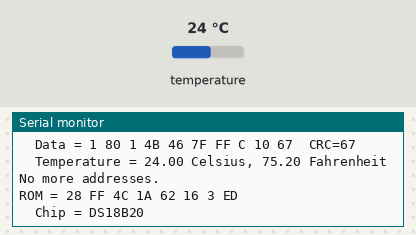
This sketch was run on a simulated Arduino Uno, built with avr-gcc and run on an emulated ATmega328P. Shown: the last lines printed to the serial monitor. Inputs (shaded band) come from the test bench; at power-on: temperature 24 °C.

Above: at 3.1 s.
3.2 s: temperature set to 12 °C
At 3.92 s:
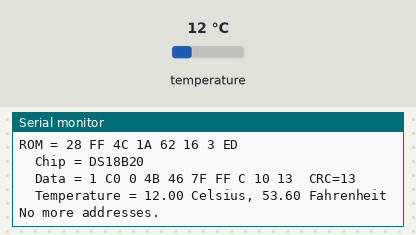
6.4 s: temperature set to 28 °C
At 7.88 s:
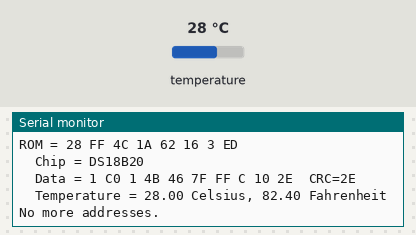
10.4 s: temperature set to 33 °C
At 11.84 s:
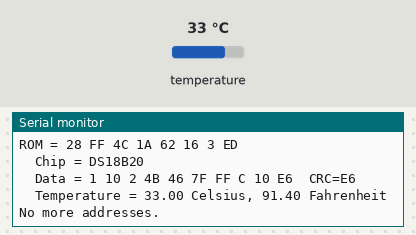
14.4 s: temperature set to 0 °C
At 15.8 s:
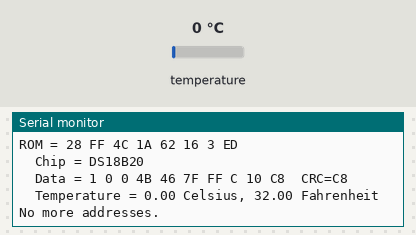
18.3 s: temperature set to 10 °C
At 19.76 s:
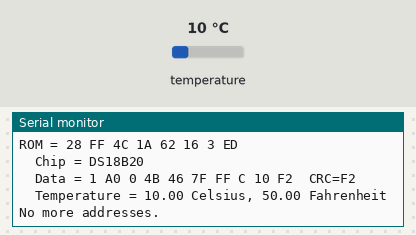
22.3 s: temperature set to 8 °C
At 23.72 s:
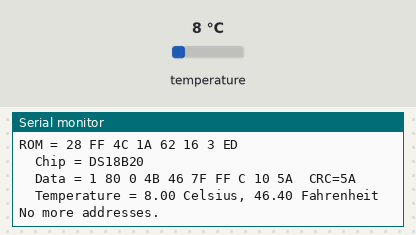
Timing chart, 0 to 25.3 s (numbered marks = the images above; inputs shaded):
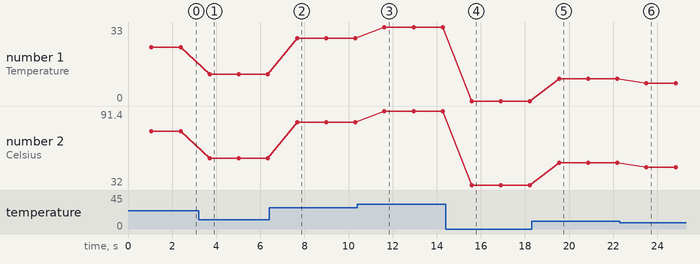

The sketch:

code_DS18b20.ino
```cpp
#include <OneWire.h>

OneWire  ds(8);  //Connecting pin 8

void setup(void) {
  Serial.begin(9600);
}

void loop(void) {
  byte i;
  byte present = 0;
  byte type_s;
  byte data[12];
  byte addr[8];
  float celsius, fahrenheit;

  if ( !ds.search(addr)) //Search for 18b20 address sequence code stored in addr
  {
    Serial.println("No more addresses.");
    Serial.println();
    ds.reset_search();
    delay(250);
    return;
  }

  Serial.print("ROM =");
  for( i = 0; i < 8; i++) {
    Serial.write(' ');
    Serial.print(addr[i], HEX);//Read its address serial code and display it with the serial port
  }

  if (OneWire::crc8(addr, 7) != addr[7]) {
      Serial.println("CRC is not valid!");
      return;
  }
  Serial.println();

  //Determine which model 18b20 by the first byte of ROM
  switch (addr[0]) {
    case 0x10:
      Serial.println("  Chip = DS18S20");
      type_s = 1;
      break;
    case 0x28:
      Serial.println("  Chip = DS18B20");
      type_s = 0;
      break;
    case 0x22:
      Serial.println("  Chip = DS1822");
      type_s = 0;
      break;
    default:
      Serial.println("Device is not a DS18x20 family device.");
      return;
  }

  ds.reset();
  ds.select(addr);
  ds.write(0x44,1);         // Start ds18b20 for temperature conversion, and store the result in internal 9-byte RAM.

  delay(1000);     //Conversion time is 1000ms to ensure sufficient conversion time

  present = ds.reset();
  ds.select(addr);
  ds.write(0xBE);         //Reads 9 bytes in internal RAM

  Serial.print("  Data = ");
  Serial.print(present,HEX);
  Serial.print(" ");
  for ( i = 0; i < 9; i++) {
    data[i] = ds.read();
    Serial.print(data[i], HEX);
    Serial.print(" ");
  }
  Serial.print(" CRC=");
  Serial.print(OneWire::crc8(data, 8), HEX);
  Serial.println();

  //9 bytes of data are converted to temperature degrees

  unsigned int raw = (data[1] << 8) | data[0];
  if (type_s) {
    raw = raw << 3; // 9 bit resolution default
    if (data[7] == 0x10) {
      // count remain gives full 12 bit resolution
      raw = (raw & 0xFFF0) + 12 - data[6];
    }
  } else {
    byte cfg = (data[4] & 0x60);//The accuracy is determined by the lower 4 bits,
                               //because the lower 4 bits represent the decimals,
                               //the lower 4 bits, and the lower 2^(-n) powers from high to low.
                               //So the left shift of the data can change the accuracy. The accuracy is 0.5,0.25,0.125,0.0625
    if (cfg == 0x00) raw = raw << 3;  //9 bit thermometer resolution, the maximum conversion time is 93.75 ms
    else if (cfg == 0x20) raw = raw << 2; //10 bit thermometer resolution, the maximum conwersion time is 187.5 ms
    else if (cfg == 0x40) raw = raw << 1; //11 bit thermometer resolution, the maximum conwersion time is 375 ms
    //The default is a 12-bit thermometer resolution with a maximum conversion time of 750 ms.
  }
  celsius = (float)raw / 16.0;//12 bit resolution ,1 bit respresent 0.0625，divide by 16 to get Celsius
  fahrenheit = celsius * 1.8 + 32.0;//Celsius to Fahrenheit
  Serial.print("  Temperature = ");
  Serial.print(celsius);
  Serial.print(" Celsius, ");
  Serial.print(fahrenheit);
  Serial.println(" Fahrenheit");
}
```

Measured:
- after the input at 3.2 s, the serial monitor: prints a new line after 0.46 s (image 1)
- after the input at 6.4 s, the serial monitor: prints a new line after 1.2 s (image 2)
- after the input at 10.4 s, the serial monitor: prints a new line after 1.2 s (image 3)
- after the input at 14.4 s, the serial monitor: prints a new line after 1.1 s (image 4)
- after the input at 18.3 s, the serial monitor: prints a new line after 1.2 s (image 5)
- after the input at 22.3 s, the serial monitor: prints a new line after 1.2 s (image 6)
- plotted number 1: 24 → 12 after the input at 3.2 s, 28 → 33 after the input at 10.4 s, 33 → 0 after the input at 14.4 s, 10 → 8 after the input at 22.3 s
- plotted number 2: 75.2 → 53.6 after the input at 3.2 s, 53.6 → 82.4 after the input at 6.4 s, 82.4 → 91.4 after the input at 10.4 s, 91.4 → 32 after the input at 14.4 s, 32 → 50 after the input at 18.3 s
